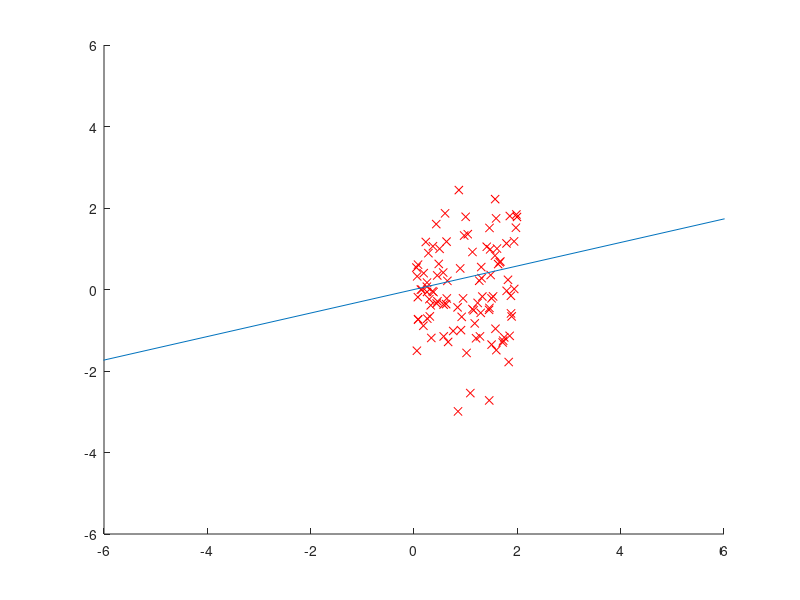

Recreate this plot in MATLAB.
%局部保持投影
clc,clear,close all;
n=100;
x=[2*randn(n,1) randn(n,1)];
X = [2*rand(n,1) 2*round(rand(n,1))-1+randn(n,1)/3];
x=x-repmat(mean(x),[n,1]);%数据中心化处理
x2=sum(x.^2,2);
W=exp(-(repmat(x2,1,n)+repmat(x2',n,1)-2*x*x'));%用高斯核构造识别函数W
D=diag(sum(W,2));
L=D-W;
z=x'*D*x;
z=(z+z')/2
[t,v]=eigs(x'*X,1);%求正交投影矩阵T

figure(1);clf;hold on ;axis([-6 6 -6 6]);
plot(X(:,1),x(:,2),'rx');
plot(9*[-t(1) t(1)],9*[-t(2) t(2)]);
